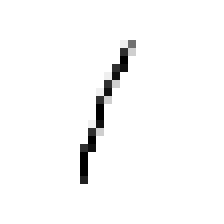
#> input picture dataset/1.bmp, 28 x 28 px (shown 8 times larger)
$ python convertImage.py
#> lines starting #> are read from the running program, lines starting #| are printed output that depends on the picture
import cv2
import numpy as np

# Load the stopwatch image
img = cv2.imread('1.bmp')
#> img is the input picture: shape (28, 28, 3); min 0, max 255, mean 248.8

# Resize the image to 128x128
img = cv2.resize(img, (32, 32))
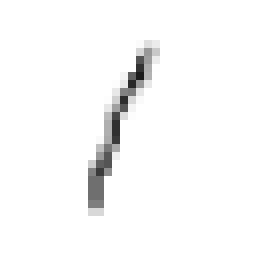
#> img: shape (32, 32, 3) (shown 8 times larger); min 27, max 255, mean 248.8

# Convert the image from BGR to RGB
img = cv2.cvtColor(img, cv2.COLOR_BGR2RGB)

# Save the final image as 'processed.bmp' in RGB format
cv2.imwrite('processed.bmp', img)

image_data_len = img.size
#> image_data_len = 3072

# Open the output file 'image_data.h' for writing
with open('image_data.h', 'w') as fout:
    # Write image data in a formatted way (with commas and spaces)
    img.tofile(fout, ', ', '0x%02X')
    #print('};\n', file=fout)

# Open the extra file 'rawData' for writing unformatted hex data
with open('rawData.txt', 'w') as raw_out:
    # Flatten the image array and format it as a continuous hex string
    hex_data = ''.join(format(byte, '02X') for byte in img.flatten())
    raw_out.write(hex_data)

print(f"Image size: {image_data_len}")
#| Image size: 3072
